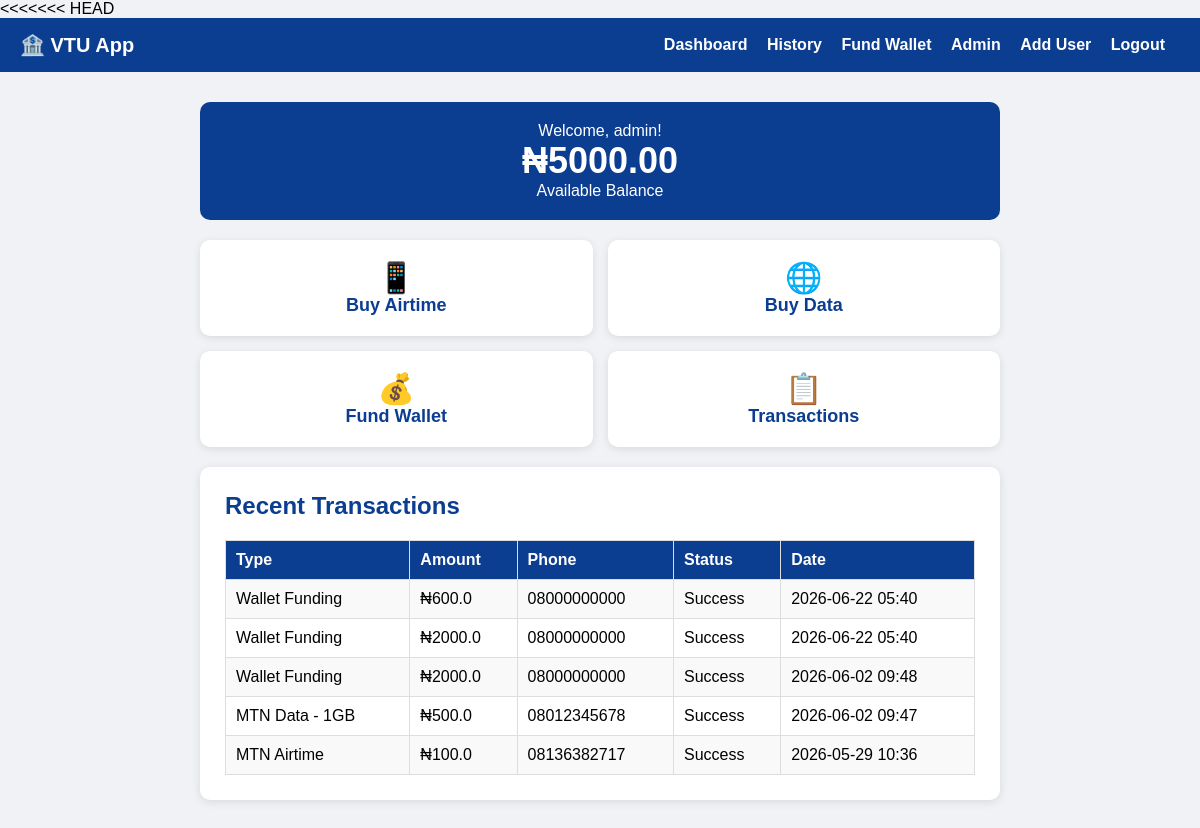
Page /dashboard (signed in) on the earlier database version.
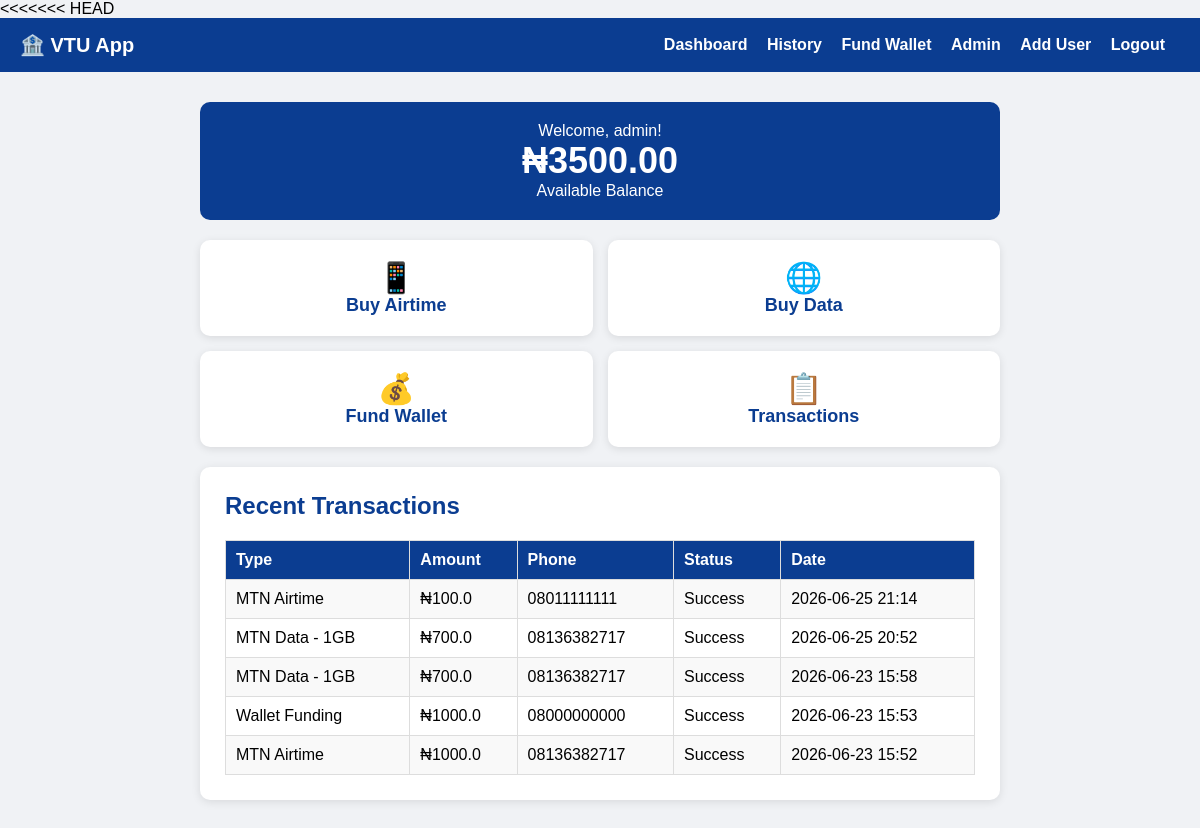
Same page on the later database version.
### app.py (models this page shows)
class User(db.Model):
    id = db.Column(db.Integer, primary_key=True)
    username = db.Column(db.String(80), unique=True, nullable=False)
    password = db.Column(db.String(120), nullable=False)
    balance = db.Column(db.Float, default=0.0)
    phone = db.Column(db.String(20))
    is_admin = db.Column(db.Boolean, default=False)

class Transaction(db.Model):
    id = db.Column(db.Integer, primary_key=True)
    user_id = db.Column(db.Integer, db.ForeignKey('user.id'))
    type = db.Column(db.String(50))
    amount = db.Column(db.Float)
    phone = db.Column(db.String(20))
    status = db.Column(db.String(20), default='Success')
    date = db.Column(db.DateTime, default=datetime.utcnow)

### app.py (the view)
@app.route('/dashboard')
@login_required
def dashboard():
    user = db.session.get(User, session['user_id'])
    transactions = Transaction.query.filter_by(
        user_id=session['user_id']
    ).order_by(Transaction.date.desc()).limit(5).all()
    return render_template('dashboard.html',
                         user=user,
                         transactions=transactions)

### app.py (called while the page is built)
def login_required(f):
    @wraps(f)
    def decorated_function(*args, **kwargs):
        if 'user_id' not in session:
            return redirect(url_for('login'))
        return f(*args, **kwargs)
    return decorated_function

### templates/dashboard.html (shortened to what this page needs)
{% extends "base.html" %}
{% block content %}
<div class="balance-box">
    <p>Welcome, {{ user.username }}!</p>
    <h1>₦{{ "%.2f"|format(user.balance) }}</h1>
    <p>Available Balance</p>
</div>
<div class="grid">
    <a href="/buy-airtime" class="grid-item">
        <span>📱</span>
        Buy Airtime
    </a>
    <a href="/buy-data" class="grid-item">
        <span>🌐</span>
        Buy Data
    </a>
    <a href="/fund-wallet" class="grid-item">
        <span>💰</span>
        Fund Wallet
    </a>
    <a href="/transactions" class="grid-item">
        <span>📋</span>
        Transactions
    </a>
</div>
<div class="card" style="margin-top: 20px;">
    <h2>Recent Transactions</h2>
    {% if transactions %}
    <table>
        <tr>
            <th>Type</th>
            <th>Amount</th>
            <th>Phone</th>
            <th>Status</th>
            <th>Date</th>
        </tr>
        {% for t in transactions %}
        <tr>
            <td>{{ t.type }}</td>
            <td>₦{{ t.amount }}</td>
            <td>{{ t.phone }}</td>
            <td>{{ t.status }}</td>
            <td>{{ t.date.strftime('%Y-%m-%d %H:%M') }}</td>
        </tr>
        {% endfor %}
    </table>
    {% else %}
    <p>No transactions yet!</p>
    {% endif %}
</div>
{% endblock %}

Differences in the rows shown:
no longer on this page (row unchanged): Transaction: type "Wallet Funding", amount "600.0", phone "08000000000", status "Success", date "2026-06-22 05:40"
no longer on this page (row unchanged): Transaction: type "Wallet Funding", amount "2000.0", phone "08000000000", status "Success", date "2026-06-22 05:40"
no longer on this page (row unchanged): Transaction: type "Wallet Funding", amount "2000.0", phone "08000000000", status "Success", date "2026-06-02 09:48"
no longer on this page (row unchanged): Transaction: type "MTN Data - 1GB", amount "500.0", phone "08012345678", status "Success", date "2026-06-02 09:47"
no longer on this page (row unchanged): Transaction: type "MTN Airtime", amount "100.0", phone "08136382717", status "Success", date "2026-05-29 10:36"
changed User "admin": balance "5000.00" → "3500.00"
added Transaction: type "MTN Airtime", amount "100.0", phone "08011111111", status "Success", date "2026-06-25 21:14"
added Transaction: type "MTN Data - 1GB", amount "700.0", phone "08136382717", status "Success", date "2026-06-25 20:52"
added Transaction: type "MTN Data - 1GB", amount "700.0", phone "08136382717", status "Success", date "2026-06-23 15:58"
added Transaction: type "Wallet Funding", amount "1000.0", phone "08000000000", status "Success", date "2026-06-23 15:53"
added Transaction: type "MTN Airtime", amount "1000.0", phone "08136382717", status "Success", date "2026-06-23 15:52"
